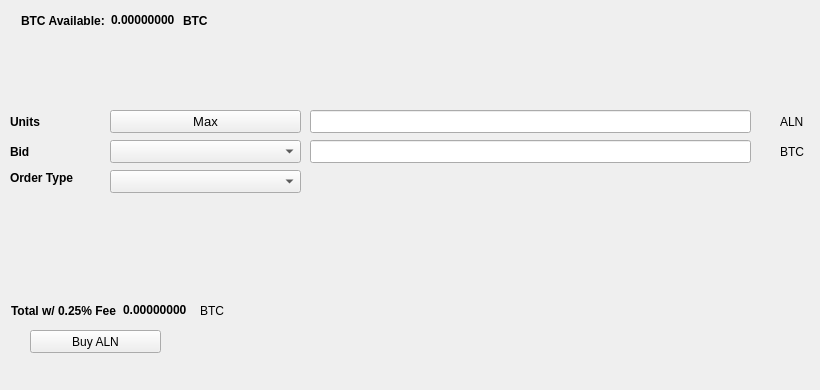
   <widget class="QWidget" name="BuyTab">
    <attribute name="title">
     <string>Buy</string>
    </attribute>
    <widget class="QPushButton" name="BuyALN">
     <property name="geometry">
      <rect>
       <x>30</x>
       <y>330</y>
       <width>131</width>
       <height>23</height>
      </rect>
     </property>
     <property name="text">
      <string>Buy ALN</string>
     </property>
     <property name="icon">
      <iconset resource="../alphanode.qrc">
       <normaloff>:/icons/bitcoin</normaloff>:/icons/bitcoin</iconset>
     </property>
    </widget>
    <widget class="QLabel" name="label_3">
     <property name="geometry">
      <rect>
       <x>10</x>
       <y>110</y>
       <width>46</width>
       <height>23</height>
      </rect>
     </property>
     <property name="font">
      <font>
       <weight>75</weight>
       <bold>true</bold>
      </font>
     </property>
     <property name="text">
      <string>Units</string>
     </property>
    </widget>
    <widget class="QLineEdit" name="UnitsInput">
     <property name="geometry">
      <rect>
       <x>310</x>
       <y>110</y>
       <width>441</width>
       <height>23</height>
      </rect>
     </property>
     <property name="font">
      <font>
       <pointsize>9</pointsize>
       <weight>75</weight>
       <bold>true</bold>
      </font>
     </property>
    </widget>
    <widget class="QLineEdit" name="BuyBidPriceEdit">
     <property name="geometry">
      <rect>
       <x>310</x>
       <y>140</y>
       <width>441</width>
       <height>23</height>
      </rect>
     </property>
     <property name="font">
      <font>
       <pointsize>9</pointsize>
       <weight>75</weight>
       <bold>true</bold>
      </font>
     </property>
    </widget>
    <widget class="QLabel" name="label_4">
     <property name="geometry">
      <rect>
       <x>780</x>
       <y>110</y>
       <width>31</width>
       <height>23</height>
      </rect>
     </property>
     <property name="text">
      <string>ALN</string>
     </property>
    </widget>
    <widget class="QLabel" name="label_5">
     <property name="geometry">
      <rect>
       <x>780</x>
       <y>140</y>
       <width>31</width>
       <height>23</height>
      </rect>
     </property>
     <property name="text">
      <string>BTC</string>
     </property>
    </widget>
    <widget class="QLabel" name="label_6">
     <property name="geometry">
      <rect>
       <x>10</x>
       <y>140</y>
       <width>46</width>
       <height>23</height>
      </rect>
     </property>
     <property name="font">
      <font>
       <weight>75</weight>
       <bold>true</bold>
      </font>
     </property>
     <property name="text">
      <string>Bid</string>
     </property>
    </widget>
    <widget class="QLabel" name="label_7">
     <property name="geometry">
      <rect>
       <x>10</x>
       <y>170</y>
       <width>91</width>
       <height>16</height>
      </rect>
     </property>
     <property name="font">
      <font>
       <weight>75</weight>
       <bold>true</bold>
      </font>
     </property>
     <property name="text">
      <string>Order Type</string>
     </property>
    </widget>
    <widget class="QPushButton" name="Buy_Max_Amount">
     <property name="geometry">
      <rect>
       <x>110</x>
       <y>110</y>
       <width>191</width>
       <height>23</height>
      </rect>
     </property>
     <property name="font">
      <font>
       <pointsize>10</pointsize>
      </font>
     </property>
     <property name="text">
      <string>Max</string>
     </property>
    </widget>
    <widget class="QComboBox" name="BuyBidcomboBox">
     <property name="geometry">
      <rect>
       <x>110</x>
       <y>140</y>
       <width>191</width>
       <height>23</height>
      </rect>
     </property>
     <property name="font">
      <font>
       <pointsize>10</pointsize>
      </font>
     </property>
    </widget>
    <widget class="QComboBox" name="buyOrdertypeCombo">
     <property name="geometry">
      <rect>
       <x>110</x>
       <y>170</y>
       <width>191</width>
       <height>23</height>
      </rect>
     </property>
     <property name="font">
      <font>
       <pointsize>10</pointsize>
      </font>
     </property>
    </widget>
    <widget class="QWidget" name="layoutWidget1">
     <property name="geometry">
      <rect>
       <x>21</x>
       <y>11</y>
       <width>227</width>
       <height>19</height>
      </rect>
     </property>
     <layout class="QHBoxLayout" name="horizontalLayout_3">
      <item>
       <widget class="QLabel" name="label232">
        <property name="font">
         <font>
          <weight>75</weight>
          <bold>true</bold>
         </font>
        </property>
        <property name="text">
         <string>BTC Available:</string>
        </property>
       </widget>
      </item>
      <item>
       <widget class="QLabel" name="BtcAvailableLbl">
        <property name="palette">
         <palette>
          <active>
           <colorrole role="WindowText">
            <brush brushstyle="SolidPattern">
             <color alpha="255">
              <red>0</red>
              <green>0</green>
              <blue>0</blue>
             </color>
            </brush>
           </colorrole>
           <colorrole role="Button">
            <brush brushstyle="SolidPattern">
             <color alpha="255">
              <red>0</red>
              <green>170</green>
              <blue>0</blue>
             </color>
            </brush>
           </colorrole>
           <colorrole role="Light">
            <brush brushstyle="SolidPattern">
             <color alpha="255">
              <red>0</red>
              <green>255</green>
              <blue>0</blue>
             </color>
            </brush>
           </colorrole>
           <colorrole role="Midlight">
            <brush brushstyle="SolidPattern">
             <color alpha="255">
              <red>0</red>
              <green>212</green>
              <blue>0</blue>
             </color>
            </brush>
           </colorrole>
           <colorrole role="Dark">
            <brush brushstyle="SolidPattern">
             <color alpha="255">
              <red>0</red>
              <green>85</green>
              <blue>0</blue>
             </color>
            </brush>
           </colorrole>
           <colorrole role="Mid">
            <brush brushstyle="SolidPattern">
             <color alpha="255">
              <red>0</red>
              <green>113</green>
              <blue>0</blue>
             </color>
            </brush>
           </colorrole>
           <colorrole role="Text">
            <brush brushstyle="SolidPattern">
             <color alpha="255">
              <red>0</red>
              <green>170</green>
              <blue>0</blue>
             </color>
            </brush>
           </colorrole>
           <colorrole role="BrightText">
            <brush brushstyle="SolidPattern">
             <color alpha="255">
              <red>255</red>
              <green>255</green>
              <blue>255</blue>
             </color>
            </brush>
           </colorrole>
           <colorrole role="ButtonText">
            <brush brushstyle="SolidPattern">
             <color alpha="255">
              <red>0</red>
              <green>0</green>
              <blue>0</blue>
             </color>
            </brush>
           </colorrole>
           <colorrole role="Base">
            <brush brushstyle="SolidPattern">
             <color alpha="255">
              <red>255</red>
              <green>255</green>
              <blue>255</blue>
             </color>
            </brush>
           </colorrole>
           <colorrole role="Window">
            <brush brushstyle="SolidPattern">
             <color alpha="255">
              <red>0</red>
              <green>170</green>
              <blue>0</blue>
             </color>
            </brush>
           </colorrole>
           <colorrole role="Shadow">
            <brush brushstyle="SolidPattern">
             <color alpha="255">
              <red>0</red>
              <green>0</green>
              <blue>0</blue>
             </color>
            </brush>
           </colorrole>
           <colorrole role="AlternateBase">
            <brush brushstyle="SolidPattern">
             <color alpha="255">
              <red>127</red>
              <green>212</green>
              <blue>127</blue>
             </color>
            </brush>
           </colorrole>
           <colorrole role="ToolTipBase">
            <brush brushstyle="SolidPattern">
             <color alpha="255">
              <red>255</red>
              <green>255</green>
              <blue>220</blue>
             </color>
            </brush>
           </colorrole>
           <colorrole role="ToolTipText">
            <brush brushstyle="SolidPattern">
             <color alpha="255">
              <red>0</red>
              <green>0</green>
              <blue>0</blue>
             </color>
            </brush>
           </colorrole>
          </active>
          <inactive>
           <colorrole role="WindowText">
            <brush brushstyle="SolidPattern">
             <color alpha="255">
              <red>0</red>
              <green>0</green>
              <blue>0</blue>
             </color>
            </brush>
           </colorrole>
           <colorrole role="Button">
            <brush brushstyle="SolidPattern">
             <color alpha="255">
              <red>0</red>
              <green>170</green>
              <blue>0</blue>
             </color>
            </brush>
           </colorrole>
           <colorrole role="Light">
            <brush brushstyle="SolidPattern">
             <color alpha="255">
              <red>0</red>
              <green>255</green>
              <blue>0</blue>
             </color>
            </brush>
           </colorrole>
           <colorrole role="Midlight">
            <brush brushstyle="SolidPattern">
             <color alpha="255">
              <red>0</red>
              <green>212</green>
              <blue>0</blue>
             </color>
            </brush>
           </colorrole>
           <colorrole role="Dark">
            <brush brushstyle="SolidPattern">
             <color alpha="255">
              <red>0</red>
              <green>85</green>
              <blue>0</blue>
             </color>
            </brush>
           </colorrole>
           <colorrole role="Mid">
            <brush brushstyle="SolidPattern">
             <color alpha="255">
              <red>0</red>
              <green>113</green>
              <blue>0</blue>
             </color>
            </brush>
           </colorrole>
           <colorrole role="Text">
            <brush brushstyle="SolidPattern">
             <color alpha="255">
              <red>0</red>
              <green>170</green>
              <blue>0</blue>
             </color>
            </brush>
           </colorrole>
           <colorrole role="BrightText">
            <brush brushstyle="SolidPattern">
             <color alpha="255">
              <red>255</red>
              <green>255</green>
              <blue>255</blue>
             </color>
            </brush>
           </colorrole>
           <colorrole role="ButtonText">
            <brush brushstyle="SolidPattern">
             <color alpha="255">
              <red>0</red>
              <green>0</green>
              <blue>0</blue>
             </color>
            </brush>
           </colorrole>
           <colorrole role="Base">
            <brush brushstyle="SolidPattern">
             <color alpha="255">
              <red>255</red>
              <green>255</green>
              <blue>255</blue>
             </color>
            </brush>
           </colorrole>
           <colorrole role="Window">
            <brush brushstyle="SolidPattern">
             <color alpha="255">
              <red>0</red>
              <green>170</green>
              <blue>0</blue>
             </color>
            </brush>
           </colorrole>
           <colorrole role="Shadow">
            <brush brushstyle="SolidPattern">
             <color alpha="255">
              <red>0</red>
              <green>0</green>
              <blue>0</blue>
             </color>
            </brush>
           </colorrole>
           <colorrole role="AlternateBase">
            <brush brushstyle="SolidPattern">
             <color alpha="255">
              <red>127</red>
              <green>212</green>
              <blue>127</blue>
             </color>
            </brush>
           </colorrole>
           <colorrole role="ToolTipBase">
            <brush brushstyle="SolidPattern">
             <color alpha="255">
              <red>255</red>
              <green>255</green>
              <blue>220</blue>
             </color>
            </brush>
           </colorrole>
           <colorrole role="ToolTipText">
            <brush brushstyle="SolidPattern">
             <color alpha="255">
              <red>0</red>
              <green>0</green>
              <blue>0</blue>
             </color>
            </brush>
           </colorrole>
          </inactive>
          <disabled>
           <colorrole role="WindowText">
            <brush brushstyle="SolidPattern">
             <color alpha="255">
              <red>0</red>
              <green>85</green>
              <blue>0</blue>
             </color>
            </brush>
           </colorrole>
           <colorrole role="Button">
            <brush brushstyle="SolidPattern">
             <color alpha="255">
              <red>0</red>
              <green>170</green>
              <blue>0</blue>
             </color>
            </brush>
           </colorrole>
           <colorrole role="Light">
            <brush brushstyle="SolidPattern">
             <color alpha="255">
              <red>0</red>
              <green>255</green>
              <blue>0</blue>
             </color>
            </brush>
           </colorrole>
           <colorrole role="Midlight">
            <brush brushstyle="SolidPattern">
             <color alpha="255">
              <red>0</red>
              <green>212</green>
              <blue>0</blue>
             </color>
            </brush>
           </colorrole>
           <colorrole role="Dark">
            <brush brushstyle="SolidPattern">
             <color alpha="255">
              <red>0</red>
              <green>85</green>
              <blue>0</blue>
             </color>
            </brush>
           </colorrole>
           <colorrole role="Mid">
            <brush brushstyle="SolidPattern">
             <color alpha="255">
              <red>0</red>
              <green>113</green>
              <blue>0</blue>
             </color>
            </brush>
           </colorrole>
           <colorrole role="Text">
            <brush brushstyle="SolidPattern">
             <color alpha="255">
              <red>0</red>
              <green>85</green>
              <blue>0</blue>
             </color>
            </brush>
           </colorrole>
           <colorrole role="BrightText">
            <brush brushstyle="SolidPattern">
             <color alpha="255">
              <red>255</red>
              <green>255</green>
              <blue>255</blue>
             </color>
            </brush>
           </colorrole>
           <colorrole role="ButtonText">
            <brush brushstyle="SolidPattern">
             <color alpha="255">
              <red>0</red>
              <green>85</green>
              <blue>0</blue>
             </color>
            </brush>
           </colorrole>
           <colorrole role="Base">
            <brush brushstyle="SolidPattern">
             <color alpha="255">
              <red>0</red>
              <green>170</green>
              <blue>0</blue>
             </color>
            </brush>
           </colorrole>
           <colorrole role="Window">
            <brush brushstyle="SolidPattern">
             <color alpha="255">
              <red>0</red>
              <green>170</green>
              <blue>0</blue>
             </color>
            </brush>
           </colorrole>
           <colorrole role="Shadow">
            <brush brushstyle="SolidPattern">
             <color alpha="255">
              <red>0</red>
              <green>0</green>
              <blue>0</blue>
             </color>
            </brush>
           </colorrole>
           <colorrole role="AlternateBase">
            <brush brushstyle="SolidPattern">
             <color alpha="255">
              <red>0</red>
              <green>170</green>
              <blue>0</blue>
             </color>
            </brush>
           </colorrole>
           <colorrole role="ToolTipBase">
            <brush brushstyle="SolidPattern">
             <color alpha="255">
              <red>255</red>
              <green>255</green>
              <blue>220</blue>
             </color>
            </brush>
           </colorrole>
           <colorrole role="ToolTipText">
            <brush brushstyle="SolidPattern">
             <color alpha="255">
              <red>0</red>
              <green>0</green>
              <blue>0</blue>
             </color>
            </brush>
           </colorrole>
          </disabled>
         </palette>
        </property>
        <property name="font">
         <font>
          <weight>75</weight>
          <bold>true</bold>
         </font>
        </property>
        <property name="text">
         <string>0.00000000</string>
        </property>
        <property name="textInteractionFlags">
         <set>Qt::LinksAccessibleByMouse|Qt::TextSelectableByKeyboard|Qt::TextSelectableByMouse</set>
        </property>
       </widget>
      </item>
      <item>
       <widget class="QLabel" name="BtcAvailableLbl_2">
        <property name="font">
         <font>
          <weight>75</weight>
          <bold>true</bold>
         </font>
        </property>
        <property name="text">
         <string>BTC</string>
        </property>
       </widget>
      </item>
     </layout>
    </widget>
    <widget class="QWidget" name="layoutWidge2">
     <property name="geometry">
      <rect>
       <x>11</x>
       <y>301</y>
       <width>259</width>
       <height>19</height>
      </rect>
     </property>
     <layout class="QHBoxLayout" name="horizontalLayout_4">
      <item>
       <widget class="QLabel" name="label_9">
        <property name="font">
         <font>
          <weight>75</weight>
          <bold>true</bold>
         </font>
        </property>
        <property name="text">
         <string>Total w/ 0.25% Fee</string>
        </property>
       </widget>
      </item>
      <item>
       <widget class="QLabel" name="BuyCostLabel">
        <property name="palette">
         <palette>
          <active>
           <colorrole role="WindowText">
            <brush brushstyle="SolidPattern">
             <color alpha="255">
              <red>0</red>
              <green>0</green>
              <blue>0</blue>
             </color>
            </brush>
           </colorrole>
           <colorrole role="Button">
            <brush brushstyle="SolidPattern">
             <color alpha="255">
              <red>0</red>
              <green>170</green>
              <blue>0</blue>
             </color>
            </brush>
           </colorrole>
           <colorrole role="Light">
            <brush brushstyle="SolidPattern">
             <color alpha="255">
              <red>0</red>
              <green>255</green>
              <blue>0</blue>
             </color>
            </brush>
           </colorrole>
           <colorrole role="Midlight">
            <brush brushstyle="SolidPattern">
             <color alpha="255">
              <red>0</red>
              <green>212</green>
              <blue>0</blue>
             </color>
            </brush>
           </colorrole>
           <colorrole role="Dark">
            <brush brushstyle="SolidPattern">
             <color alpha="255">
              <red>0</red>
              <green>85</green>
              <blue>0</blue>
             </color>
            </brush>
           </colorrole>
           <colorrole role="Mid">
            <brush brushstyle="SolidPattern">
             <color alpha="255">
              <red>0</red>
              <green>113</green>
              <blue>0</blue>
             </color>
            </brush>
           </colorrole>
           <colorrole role="Text">
            <brush brushstyle="SolidPattern">
             <color alpha="255">
              <red>0</red>
              <green>170</green>
              <blue>0</blue>
             </color>
            </brush>
           </colorrole>
           <colorrole role="BrightText">
            <brush brushstyle="SolidPattern">
             <color alpha="255">
              <red>255</red>
              <green>255</green>
              <blue>255</blue>
             </color>
            </brush>
           </colorrole>
           <colorrole role="ButtonText">
            <brush brushstyle="SolidPattern">
             <color alpha="255">
              <red>0</red>
              <green>0</green>
              <blue>0</blue>
             </color>
            </brush>
           </colorrole>
           <colorrole role="Base">
            <brush brushstyle="SolidPattern">
             <color alpha="255">
              <red>255</red>
              <green>255</green>
              <blue>255</blue>
             </color>
            </brush>
           </colorrole>
           <colorrole role="Window">
            <brush brushstyle="SolidPattern">
             <color alpha="255">
              <red>0</red>
              <green>170</green>
              <blue>0</blue>
             </color>
            </brush>
           </colorrole>
           <colorrole role="Shadow">
            <brush brushstyle="SolidPattern">
             <color alpha="255">
              <red>0</red>
              <green>0</green>
              <blue>0</blue>
             </color>
            </brush>
           </colorrole>
           <colorrole role="AlternateBase">
            <brush brushstyle="SolidPattern">
             <color alpha="255">
              <red>127</red>
              <green>212</green>
              <blue>127</blue>
             </color>
            </brush>
           </colorrole>
           <colorrole role="ToolTipBase">
            <brush brushstyle="SolidPattern">
             <color alpha="255">
              <red>255</red>
              <green>255</green>
              <blue>220</blue>
             </color>
            </brush>
           </colorrole>
           <colorrole role="ToolTipText">
            <brush brushstyle="SolidPattern">
             <color alpha="255">
              <red>0</red>
              <green>0</green>
              <blue>0</blue>
             </color>
            </brush>
           </colorrole>
          </active>
          <inactive>
           <colorrole role="WindowText">
            <brush brushstyle="SolidPattern">
             <color alpha="255">
              <red>0</red>
              <green>0</green>
              <blue>0</blue>
             </color>
            </brush>
           </colorrole>
           <colorrole role="Button">
            <brush brushstyle="SolidPattern">
             <color alpha="255">
              <red>0</red>
              <green>170</green>
              <blue>0</blue>
             </color>
            </brush>
           </colorrole>
           <colorrole role="Light">
            <brush brushstyle="SolidPattern">
             <color alpha="255">
              <red>0</red>
              <green>255</green>
              <blue>0</blue>
             </color>
            </brush>
           </colorrole>
           <colorrole role="Midlight">
            <brush brushstyle="SolidPattern">
             <color alpha="255">
              <red>0</red>
              <green>212</green>
              <blue>0</blue>
             </color>
            </brush>
           </colorrole>
           <colorrole role="Dark">
            <brush brushstyle="SolidPattern">
             <color alpha="255">
              <red>0</red>
              <green>85</green>
              <blue>0</blue>
             </color>
            </brush>
           </colorrole>
           <colorrole role="Mid">
            <brush brushstyle="SolidPattern">
             <color alpha="255">
              <red>0</red>
              <green>113</green>
              <blue>0</blue>
             </color>
            </brush>
           </colorrole>
           <colorrole role="Text">
            <brush brushstyle="SolidPattern">
             <color alpha="255">
              <red>0</red>
              <green>170</green>
              <blue>0</blue>
             </color>
            </brush>
           </colorrole>
           <colorrole role="BrightText">
            <brush brushstyle="SolidPattern">
             <color alpha="255">
              <red>255</red>
              <green>255</green>
              <blue>255</blue>
             </color>
            </brush>
           </colorrole>
           <colorrole role="ButtonText">
            <brush brushstyle="SolidPattern">
             <color alpha="255">
              <red>0</red>
              <green>0</green>
              <blue>0</blue>
             </color>
            </brush>
           </colorrole>
           <colorrole role="Base">
            <brush brushstyle="SolidPattern">
             <color alpha="255">
              <red>255</red>
              <green>255</green>
              <blue>255</blue>
             </color>
            </brush>
           </colorrole>
           <colorrole role="Window">
            <brush brushstyle="SolidPattern">
             <color alpha="255">
              <red>0</red>
              <green>170</green>
              <blue>0</blue>
             </color>
            </brush>
           </colorrole>
           <colorrole role="Shadow">
            <brush brushstyle="SolidPattern">
             <color alpha="255">
              <red>0</red>
              <green>0</green>
              <blue>0</blue>
             </color>
            </brush>
           </colorrole>
           <colorrole role="AlternateBase">
            <brush brushstyle="SolidPattern">
             <color alpha="255">
              <red>127</red>
              <green>212</green>
              <blue>127</blue>
             </color>
            </brush>
           </colorrole>
           <colorrole role="ToolTipBase">
            <brush brushstyle="SolidPattern">
             <color alpha="255">
              <red>255</red>
              <green>255</green>
              <blue>220</blue>
             </color>
            </brush>
           </colorrole>
           <colorrole role="ToolTipText">
            <brush brushstyle="SolidPattern">
             <color alpha="255">
              <red>0</red>
              <green>0</green>
              <blue>0</blue>
             </color>
            </brush>
           </colorrole>
          </inactive>
          <disabled>
           <colorrole role="WindowText">
            <brush brushstyle="SolidPattern">
             <color alpha="255">
              <red>0</red>
              <green>85</green>
              <blue>0</blue>
             </color>
            </brush>
           </colorrole>
           <colorrole role="Button">
            <brush brushstyle="SolidPattern">
             <color alpha="255">
              <red>0</red>
              <green>170</green>
              <blue>0</blue>
             </color>
            </brush>
           </colorrole>
           <colorrole role="Light">
            <brush brushstyle="SolidPattern">
             <color alpha="255">
              <red>0</red>
              <green>255</green>
              <blue>0</blue>
             </color>
            </brush>
           </colorrole>
           <colorrole role="Midlight">
            <brush brushstyle="SolidPattern">
             <color alpha="255">
              <red>0</red>
              <green>212</green>
              <blue>0</blue>
             </color>
            </brush>
           </colorrole>
           <colorrole role="Dark">
            <brush brushstyle="SolidPattern">
             <color alpha="255">
              <red>0</red>
              <green>85</green>
              <blue>0</blue>
             </color>
            </brush>
           </colorrole>
           <colorrole role="Mid">
            <brush brushstyle="SolidPattern">
             <color alpha="255">
              <red>0</red>
              <green>113</green>
              <blue>0</blue>
             </color>
            </brush>
           </colorrole>
           <colorrole role="Text">
            <brush brushstyle="SolidPattern">
             <color alpha="255">
              <red>0</red>
              <green>85</green>
              <blue>0</blue>
             </color>
            </brush>
           </colorrole>
           <colorrole role="BrightText">
            <brush brushstyle="SolidPattern">
             <color alpha="255">
              <red>255</red>
              <green>255</green>
              <blue>255</blue>
             </color>
            </brush>
           </colorrole>
           <colorrole role="ButtonText">
            <brush brushstyle="SolidPattern">
             <color alpha="255">
              <red>0</red>
              <green>85</green>
              <blue>0</blue>
             </color>
            </brush>
           </colorrole>
           <colorrole role="Base">
            <brush brushstyle="SolidPattern">
             <color alpha="255">
              <red>0</red>
              <green>170</green>
              <blue>0</blue>
             </color>
            </brush>
           </colorrole>
           <colorrole role="Window">
            <brush brushstyle="SolidPattern">
             <color alpha="255">
              <red>0</red>
              <green>170</green>
              <blue>0</blue>
             </color>
            </brush>
           </colorrole>
           <colorrole role="Shadow">
            <brush brushstyle="SolidPattern">
             <color alpha="255">
              <red>0</red>
              <green>0</green>
              <blue>0</blue>
             </color>
            </brush>
           </colorrole>
           <colorrole role="AlternateBase">
            <brush brushstyle="SolidPattern">
             <color alpha="255">
              <red>0</red>
              <green>170</green>
              <blue>0</blue>
             </color>
            </brush>
           </colorrole>
           <colorrole role="ToolTipBase">
            <brush brushstyle="SolidPattern">
             <color alpha="255">
              <red>255</red>
              <green>255</green>
              <blue>220</blue>
             </color>
            </brush>
           </colorrole>
           <colorrole role="ToolTipText">
            <brush brushstyle="SolidPattern">
             <color alpha="255">
              <red>0</red>
              <green>0</green>
              <blue>0</blue>
             </color>
            </brush>
           </colorrole>
          </disabled>
         </palette>
        </property>
        <property name="font">
         <font>
          <weight>75</weight>
          <bold>true</bold>
         </font>
        </property>
        <property name="autoFillBackground">
         <bool>false</bool>
        </property>
        <property name="text">
         <string>0.00000000</string>
        </property>
        <property name="textInteractionFlags">
         <set>Qt::LinksAccessibleByMouse|Qt::TextSelectableByMouse</set>
        </property>
       </widget>
      </item>
      <item>
       <widget class="QLabel" name="label_10">
        <property name="font">
         <font>
          <weight>50</weight>
          <bold>false</bold>
         </font>
        </property>
        <property name="text">
         <string>BTC</string>
        </property>
       </widget>
      </item>
     </layout>
    </widget>
    <widget class="QLabel" name="label_24">
     <property name="geometry">
      <rect>
       <x>460</x>
       <y>300</y>
       <width>281</width>
       <height>81</height>
      </rect>
     </property>
     <property name="text">
      <string/>
     </property>
     <property name="pixmap">
      <pixmap>:/images/bittrex</pixmap>
     </property>
    </widget>
   </widget>
